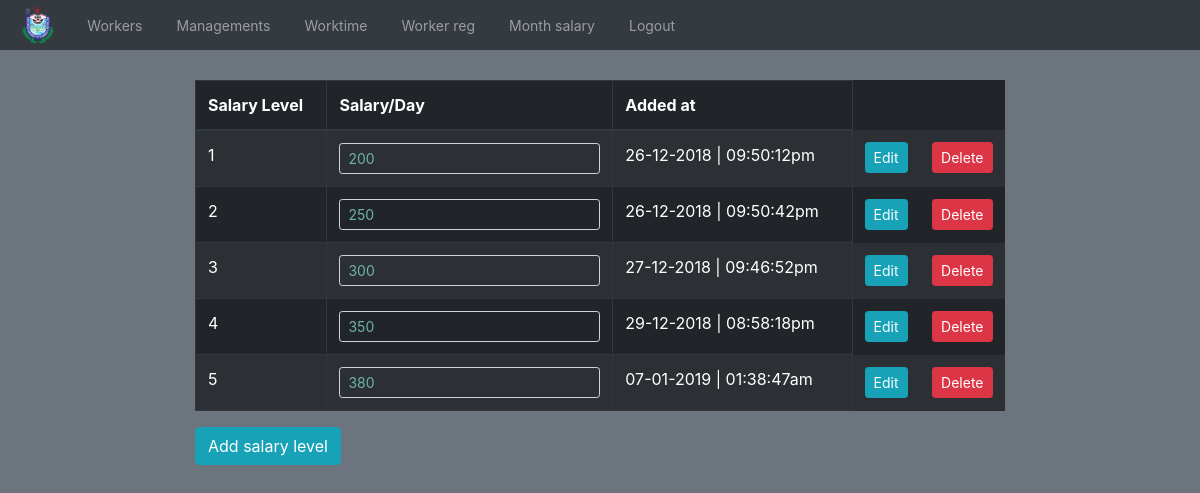
The page /salaryedit.php (signed in) on the database its author committed.
### tables this page shows
CREATE TABLE `salarylevel` (
  `salarylevel_id` int(32) NOT NULL,
  `level` int(32) NOT NULL,
  `salary` int(32) NOT NULL,
  `created_at` datetime NOT NULL DEFAULT CURRENT_TIMESTAMP
);

### salaryedit.php (the view, shortened to what this page needs)
<?php require_once('connect.php'); ?>
<?php
	$sql = "SELECT * FROM `salarylevel`";
	$sal = mysqli_query($con, $sql);
 ?>
<!DOCTYPE html>
<html>
<?php include('head.php'); ?>
<body class="bg-secondary">
	<?php include('navbar.php'); ?>
<div class="container" style="width: 70%; margin: 30px, 40px;">
	<table class="table table-bordered table-dark table-hover table-striped">
		<thead>
			<tr>
				<th>Salary Level</th>
				<th>Salary/Day</th>
				<th>Added at</th>
			</tr>
		</thead>
		<tbody>
			<?php foreach ($sal as $s): ?>
				<tr>
					<form action="" method="POST" accept-charset="utf-8" >
						<td class="form-group">
							<?php echo $s['level']; ?>
						</td>
						<td>
							<input class="form-control form-control-sm" type="number" name="salary" value="<?php echo $s['salary']; ?>">
						</td>
						<td><?php echo date("d-m-Y | h:i:sa",strtotime($s['created_at'])); ?></td>
						<td class="border-0" style="width: 30px;">
							<button class="btn btn-info btn-sm" name="edit" value=<?php echo $s['salarylevel_id']; ?>>Edit</button>
						</td>
						<td class="border-0" style="width: 30px;">
							<button class="btn btn-danger btn-sm" name="delete" value=<?php echo $s['salarylevel_id']; ?>>Delete</button>
						</td>
					</form>
				</tr>
			<?php endforeach ?>
		</tbody>
	</table>
	<button id="addsalarylevel" class="btn btn-info">Add salary level</button>
</div>
</body>
</html>

### css/style.css (style rules this page uses)
.container { margin-top: 80px; }
.form-control { background-color: transparent; color: #6CB4A6; }

### rows shown on the page
salarylevel: level "1", salary "200", created_at "26-12-2018 | 09:50:12pm"
salarylevel: level "2", salary "250", created_at "26-12-2018 | 09:50:42pm"
salarylevel: level "3", salary "300", created_at "27-12-2018 | 09:46:52pm"
salarylevel: level "4", salary "350", created_at "29-12-2018 | 08:58:18pm"
salarylevel: level "5", salary "380", created_at "07-01-2019 | 01:38:47am"
